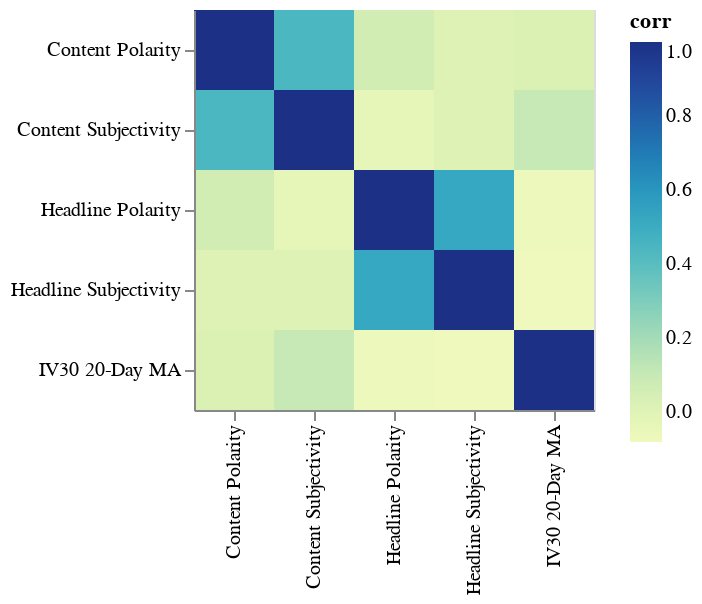

The code cell stored with this chart in its notebook:
### Markdown cell above
Now, we construct a correlation heatmap and we test for the significance of correlation.

### Code cell
cormat = merged1[['IV30 20-Day MA', 'Headline Polarity', 'Headline Subjectivity', 'Content Polarity', 'Content Subjectivity']].corr()
cormat_tidy = cormat.stack().reset_index().rename(columns={0:'corr'})
heatmap = alt.Chart(cormat_tidy).mark_rect().encode(
    x = alt.X('level_0').axis().title(''),
    y = alt.Y('level_1').axis().title(''),
    color = 'corr'
).properties(
    width = 200,
    height = 200
)

heatmap.display()

### Figure 1 — Vega-Lite specification as saved in the notebook (floating-point values rounded to 4 significant figures)
{"config": {"view": {"continuousWidth": 300, "continuousHeight": 300}}, "data": {"name": "data-b73418e1d6fb6059747ada3fb2925134"}, "mark": {"type": "rect"}, "encoding": {"color": {"field": "corr", "type": "quantitative"}, "x": {"axis": {}, "field": "level_0", "title": "", "type": "nominal"}, "y": {"axis": {}, "field": "level_1", "title": "", "type": "nominal"}}, "height": 200, "width": 200, "$schema": "https://vega.github.io/schema/vega-lite/v5.8.0.json", "datasets": {"data-b73418e1d6fb6059747ada3fb2925134": [{"level_0": "IV30 20-Day MA", "level_1": "IV30 20-Day MA", "corr": 1.0}, {"level_0": "IV30 20-Day MA", "level_1": "Headline Polarity", "corr": -0.06996}, {"level_0": "IV30 20-Day MA", "level_1": "Headline Subjectivity", "corr": -0.08195}, {"level_0": "IV30 20-Day MA", "level_1": "Content Polarity", "corr": 0.02609}, {"level_0": "IV30 20-Day MA", "level_1": "Content Subjectivity", "corr": 0.09932}, {"level_0": "Headline Polarity", "level_1": "IV30 20-Day MA", "corr": -0.06996}, {"level_0": "Headline Polarity", "level_1": "Headline Polarity", "corr": 1.0}, {"level_0": "Headline Polarity", "level_1": "Headline Subjectivity", "corr": 0.5176}, {"level_0": "Headline Polarity", "level_1": "Content Polarity", "corr": 0.06052}, {"level_0": "Headline Polarity", "level_1": "Content Subjectivity", "corr": -0.03541}, {"level_0": "Headline Subjectivity", "level_1": "IV30 20-Day MA", "corr": -0.08195}, {"level_0": "Headline Subjectivity", "level_1": "Headline Polarity", "corr": 0.5176}, {"level_0": "Headline Subjectivity", "level_1": "Headline Subjectivity", "corr": 1.0}, {"level_0": "Headline Subjectivity", "level_1": "Content Polarity", "corr": 0.008871}, {"level_0": "Headline Subjectivity", "level_1": "Content Subjectivity", "corr": 0.01261}, {"level_0": "Content Polarity", "level_1": "IV30 20-Day MA", "corr": 0.02609}, {"level_0": "Content Polarity", "level_1": "Headline Polarity", "corr": 0.06052}, {"level_0": "Content Polarity", "level_1": "Headline Subjectivity", "corr": 0.008871}, {"level_0": "Content Polarity", "level_1": "Content Polarity", "corr": 1.0}, {"level_0": "Content Polarity", "level_1": "Content Subjectivity", "corr": 0.443}, {"level_0": "Content Subjectivity", "level_1": "IV30 20-Day MA", "corr": 0.09932}, {"level_0": "Content Subjectivity", "level_1": "Headline Polarity", "corr": -0.03541}, {"level_0": "Content Subjectivity", "level_1": "Headline Subjectivity", "corr": 0.01261}, {"level_0": "Content Subjectivity", "level_1": "Content Polarity", "corr": 0.443}, {"level_0": "Content Subjectivity", "level_1": "Content Subjectivity", "corr": 1.0}]}}
